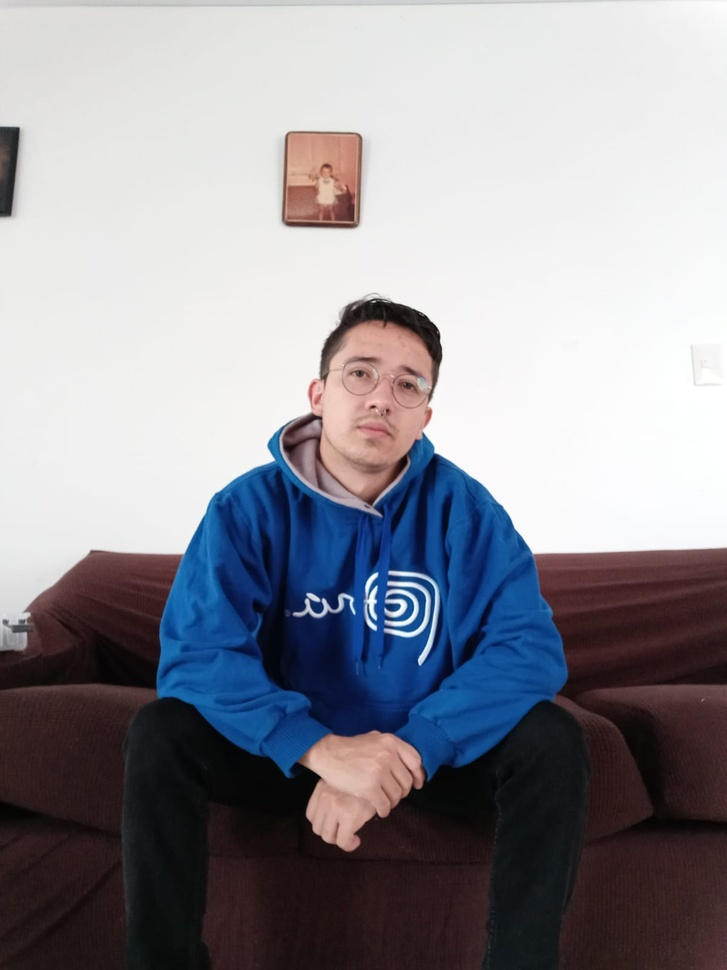
%> input picture tarea3/parte1/tavo_color.jpeg, 727 x 970 px, shrunk from 1200 x 1600 before the run
$ octave selective_color.m   (GNU Octave 9; MATLAB toolbox functions it lacks are replaced by stand-ins)
%> lines starting %> are read from the running program, lines starting %| are printed output that depends on the picture; in (x1, y1, x2, y2) boxes, pixels count from 0 and x2, y2 are one past the last pixel; in counts of white or black regions, pixels touching at a corner belong together; the program's own positions count from 1
%> further down, I is the input picture: size 970x727x3 uint8; mean R, G, B 143.6, 143.1, 150.5
%> in create_mask, `I = rgb2hsv(RGB);`: I: size 970x727x3 double; mean H, S, V 0.35, 0.249, 0.62
clc; clear;
close all;
pkg load image;

% Función para calcular la distancia de Hues
function distance = hue_distance(h0, h1)
%> called with h1 = 0.6
    distance = min(abs(h1 - h0), 1 - abs(h1 - h0));
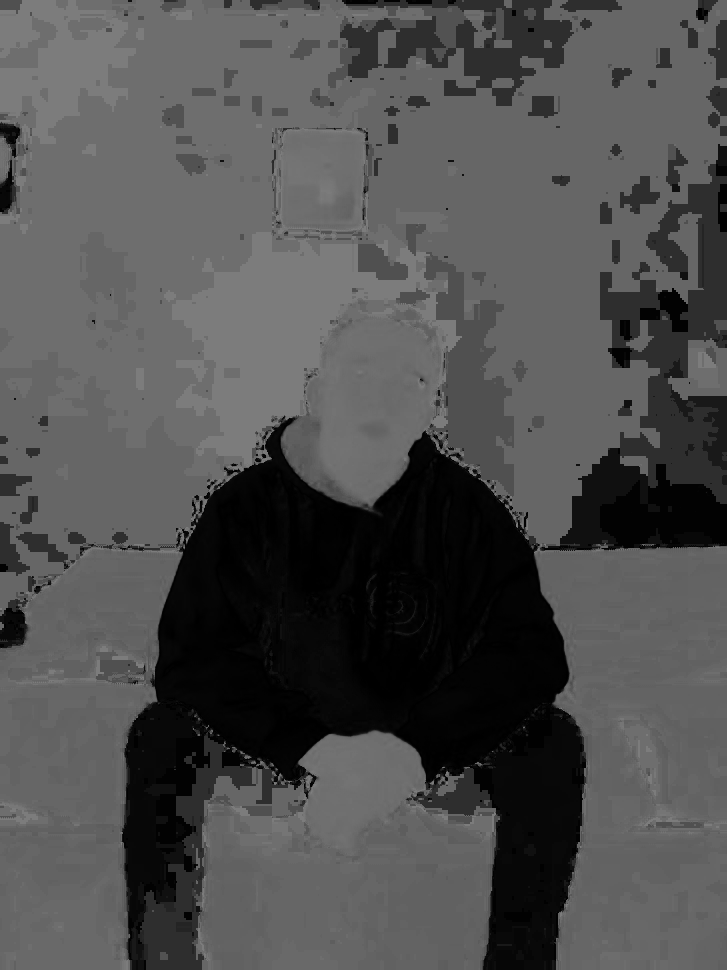
%> distance: size 970x727 double; min 0, max 0.5, mean 0.311
end

function [mask, maskedRGBImage] = create_mask(RGB)
    % Convierte RGB a HSV
    I = rgb2hsv(RGB);

    hue_reference = 0.6;
    hue_tolerance = 0.03;

    % Crea una máscara basada en la distancia del Hue de referencia con una tolerancia
    mask = (hue_distance(I(:, :, 1), hue_reference) <= hue_tolerance);
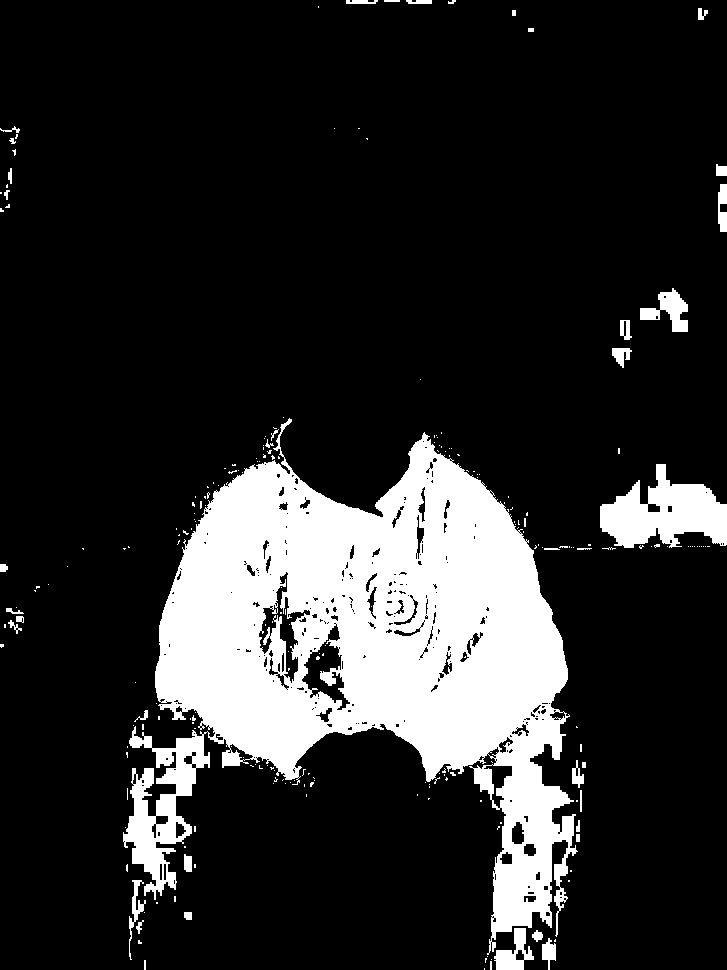
%> mask: size 970x727 logical; 17.2% white; 232 white regions (192 under 20 px), largest, box (x1, y1, x2, y2) and area: (123, 418, 578, 955) 109461, (600, 464, 727, 548) 6166, (640, 288, 688, 332) 998
    % Extiende la máscara a 3 canales
    mask_3 = repmat(mask, [1, 1, 3]);

    % Crea una versión en escala de grises de la imagen
    gray = rgb2gray(RGB);
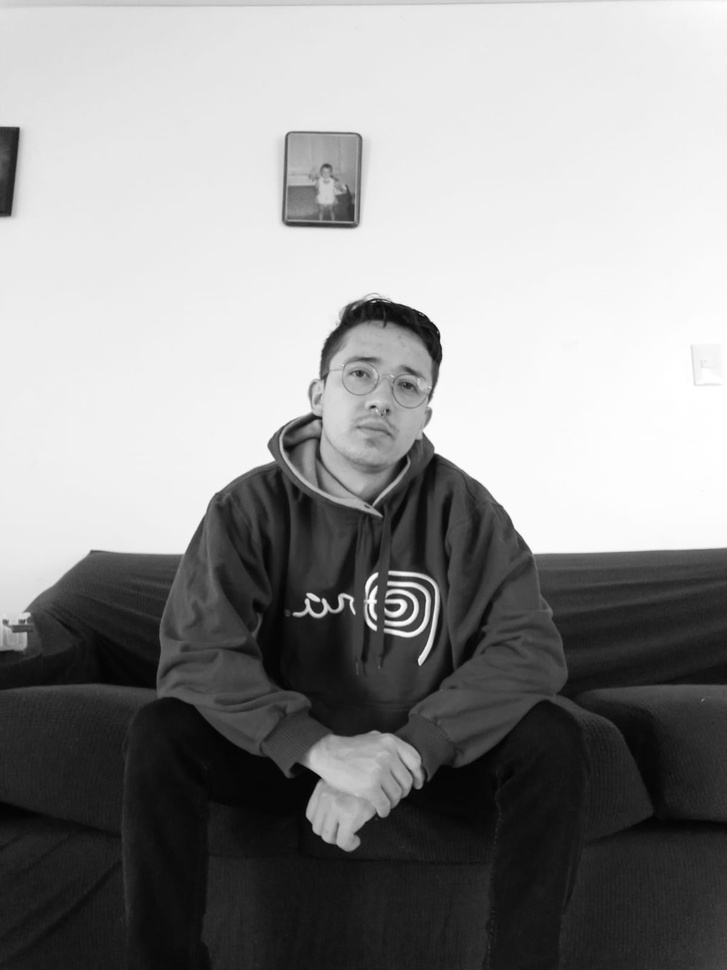
%> gray: size 970x727 uint8; min 2, max 255, mean 144.1
    % Extiende escala de grises a 3 canales
    gray_3 = repmat(gray, [1 1 3]);

    % Inicializar la salida a partir de la imagen RGB
    maskedRGBImage = RGB;

    % Aplica la máscara a la imagen
    maskedRGBImage(~mask_3) = gray_3(~mask_3);
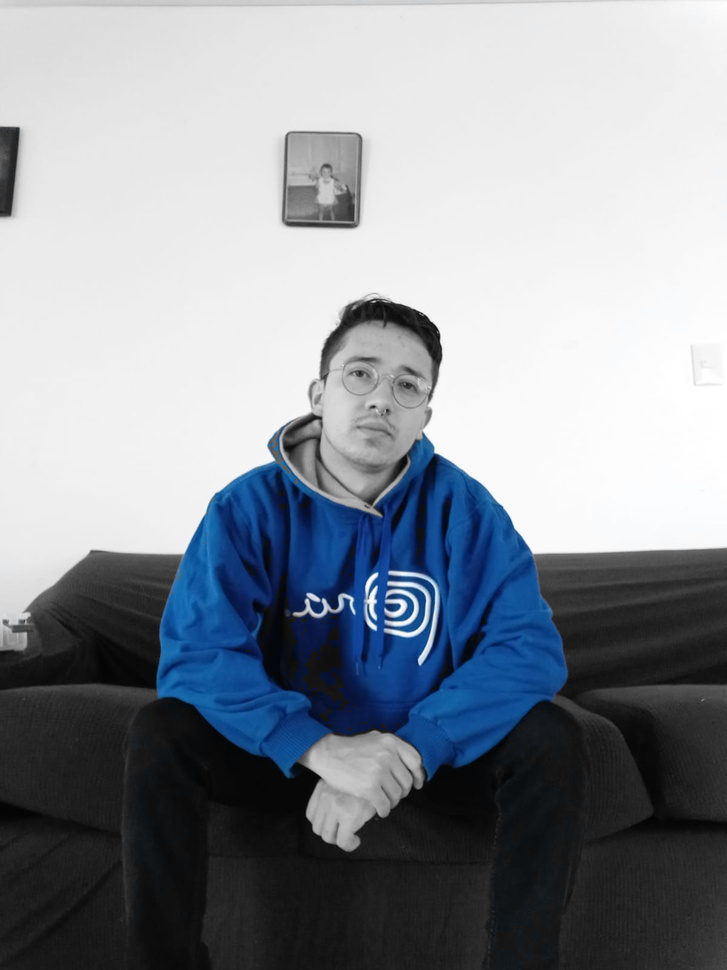
%> maskedRGBImage: size 970x727x3 uint8; mean R, G, B 139, 145, 152.9

end;

I = imread('tavo_color.jpeg');

[mask, maskedRGBImage] = create_mask(I);

subplot(1, 3, 1);
imshow(I);
title('Imagen original');

subplot(1, 3, 2);
imshow(mask);
title('Máscara');

subplot(1, 3, 3);
imshow(maskedRGBImage);
title('Imagen con selección de color');

$ run again, with tarea3/parte1/bg.jpeg copied over tarea3/parte1/tavo_color.jpeg
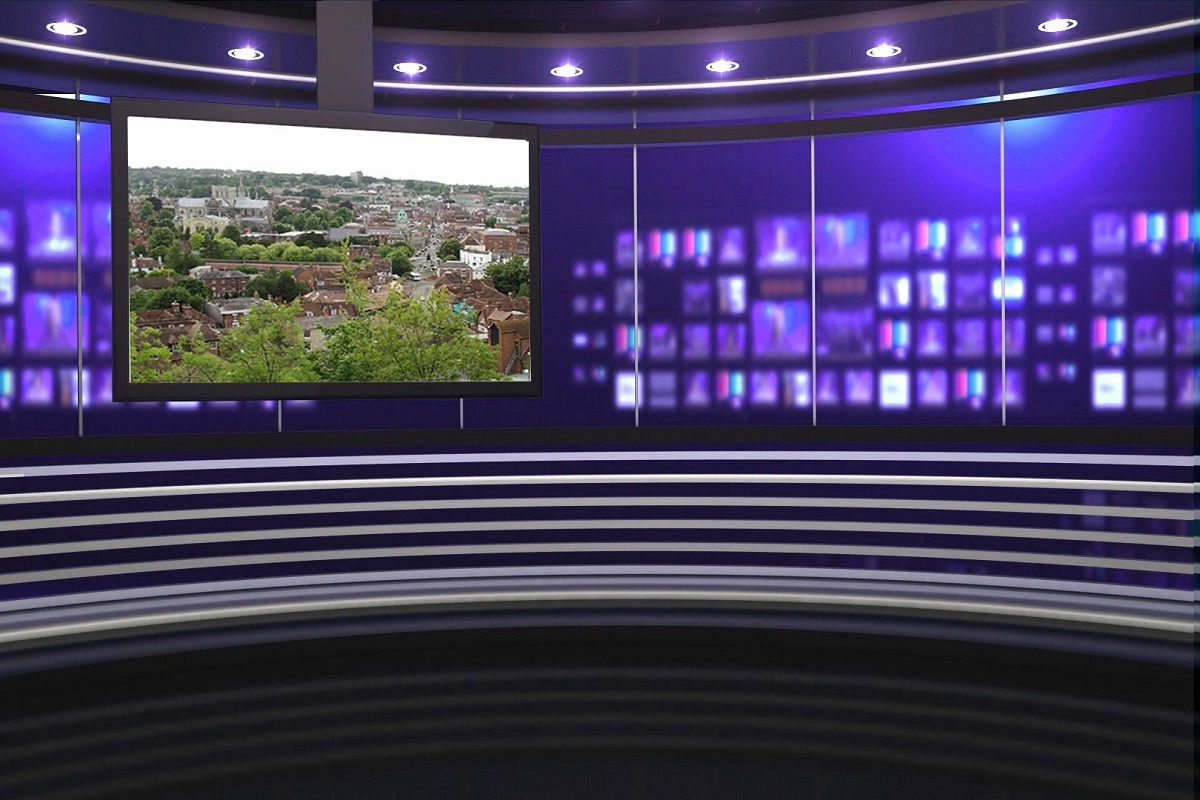
%> input picture tarea3/parte1/bg.jpeg, 1200 x 800 px
%> I is the input picture: size 800x1200x3 uint8; mean R, G, B 71.6, 63, 98.8
%> I: size 800x1200x3 double; mean H, S, V 0.585, 0.363, 0.399
%> in create_mask, `mask = (hue_distance(I(:, :, 1), hue_reference) <= hue_tolerance);`:
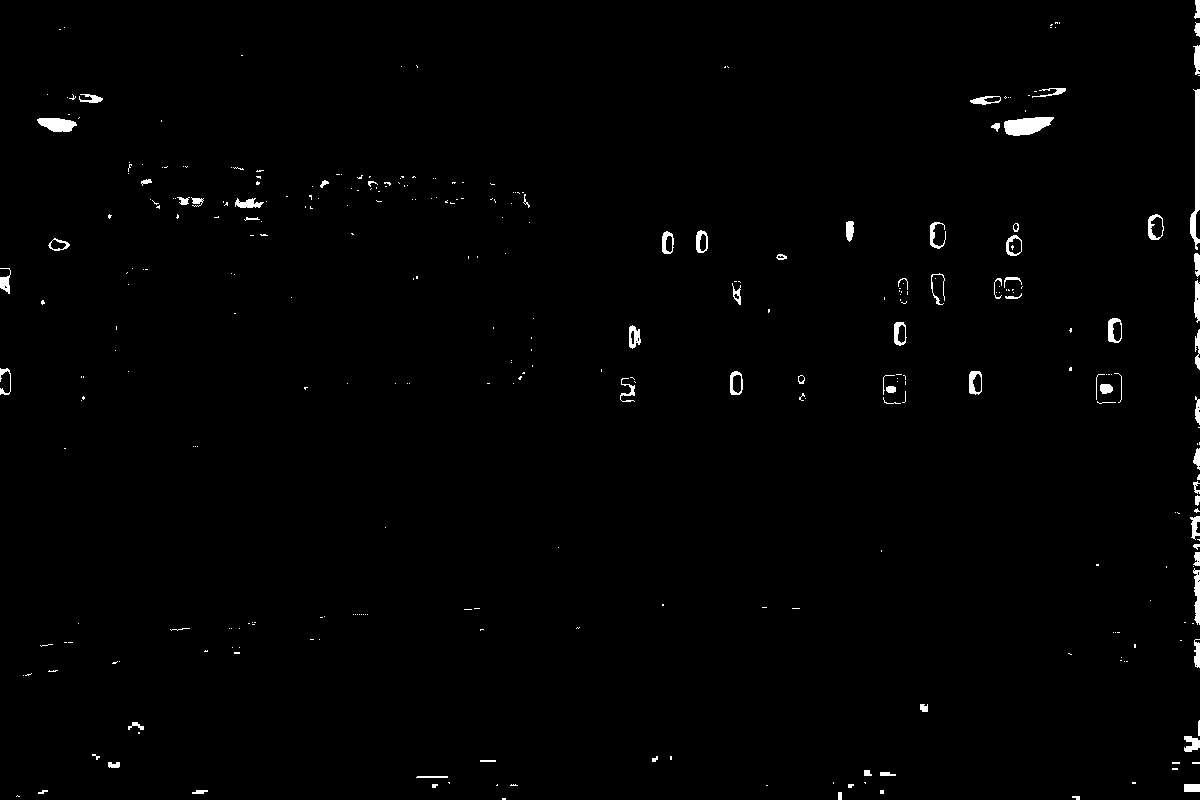
%> mask: size 800x1200 logical; 0.97% white; 342 white regions (262 under 20 px), largest, box (x1, y1, x2, y2) and area: (1190, 89, 1200, 250) 802, (1004, 117, 1054, 136) 668, (37, 118, 77, 132) 407
%> in create_mask, `gray = rgb2gray(RGB);`:
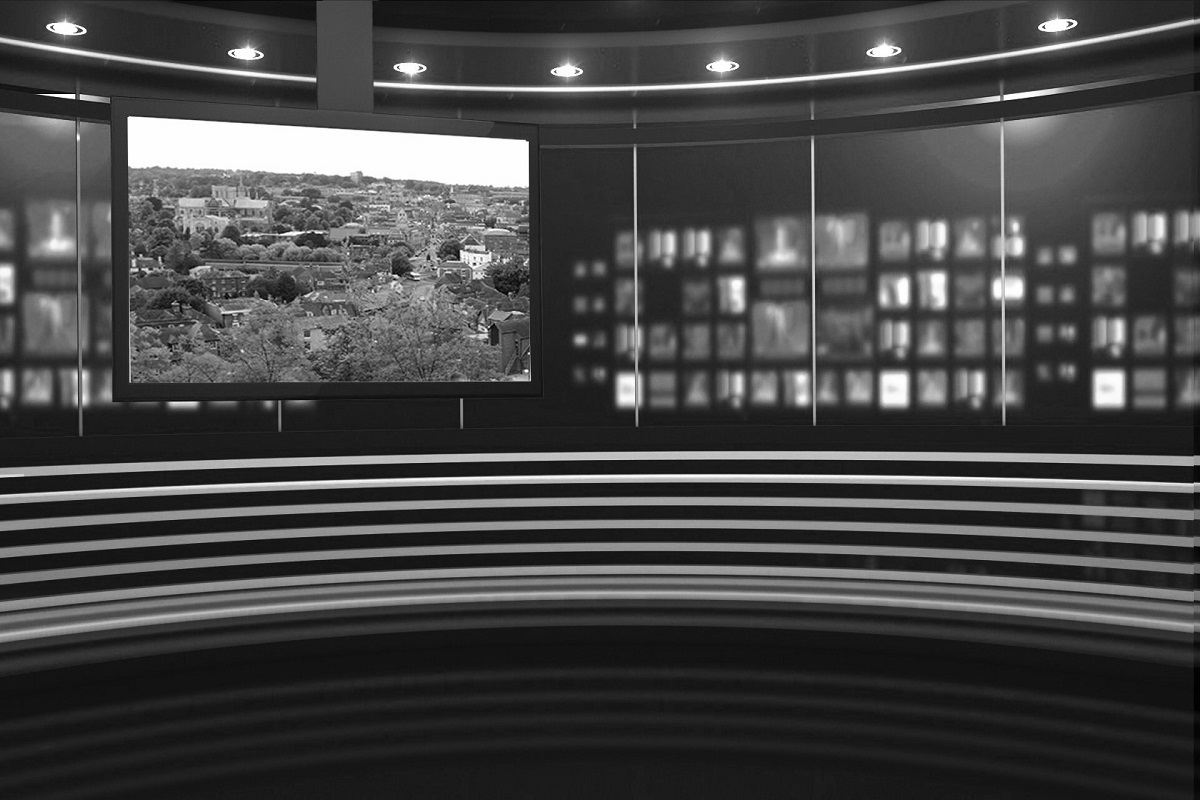
%> gray: size 800x1200 uint8; min 0, max 255, mean 69.7
